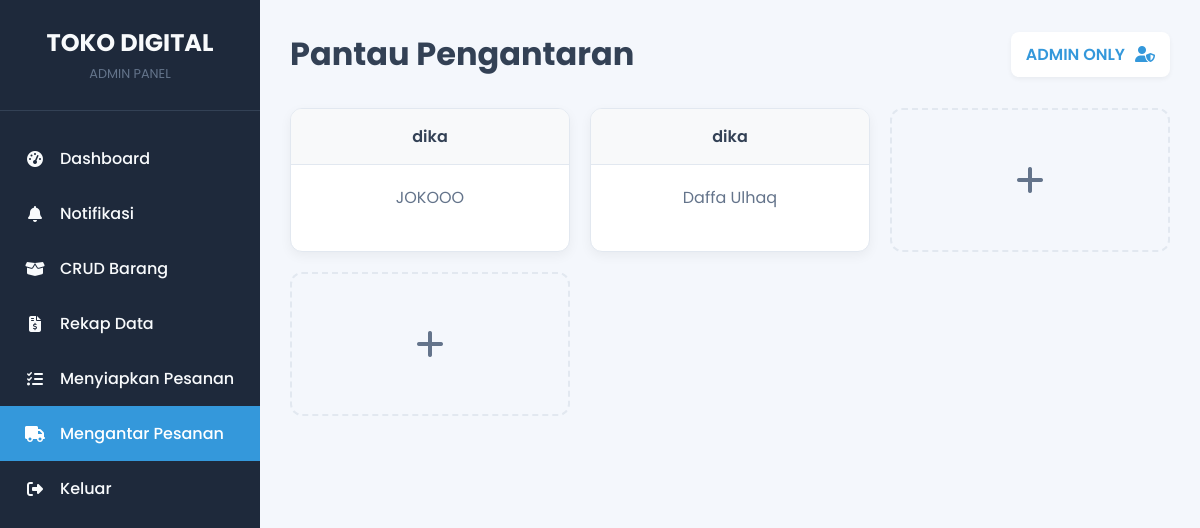
/admin_mengantar.php (signed in), run on the app's committed database.
### tables this page shows
CREATE TABLE `orders` (
  `id` int(11) NOT NULL,
  `no_transaksi` varchar(100) NOT NULL,
  `user_id` int(11) DEFAULT NULL,
  `customer_name` varchar(255) NOT NULL,
  `customer_address` text NOT NULL,
  `total_bayar` int(11) NOT NULL,
  `kode_bayar` varchar(100) NOT NULL,
  `status` enum('pending','processing','ready_for_delivery','shipped','completed','cancelled') NOT NULL DEFAULT 'pending',
  `tanggal` timestamp NOT NULL DEFAULT current_timestamp()
);

CREATE TABLE `users` (
  `id` int(11) NOT NULL,
  `fullname` varchar(255) NOT NULL,
  `email` varchar(255) NOT NULL,
  `password` varchar(255) NOT NULL,
  `role` varchar(50) NOT NULL DEFAULT 'pengguna',
  `created_at` timestamp NOT NULL DEFAULT current_timestamp()
);

### admin_mengantar.php (the view, shortened to what this page needs)
<?php
require_once 'koneksi.php';
include 'admin_header.php';
?>
<main class="main-content">
    <header class="main-header">
        <h1>Pantau Pengantaran</h1>
        <div class="admin-profile"><span>ADMIN ONLY</span><i class="fas fa-user-shield"></i></div>
    </header>
    <section class="delivery-grid">
        <?php
        $query_delivery = "
            SELECT
                u.fullname as courier_name,
                o.customer_name as customer_name
            FROM courier_tasks ct
            JOIN users u ON ct.courier_id = u.id
            JOIN orders o ON ct.order_id = o.id
            WHERE ct.status = 'accepted' AND o.status = 'shipped'
        ";
        $result_delivery = mysqli_query($koneksi, $query_delivery);
        if ($result_delivery && mysqli_num_rows($result_delivery) > 0):
            while($delivery = mysqli_fetch_assoc($result_delivery)):
        ?>
        <div class="delivery-card">
            <div class="delivery-driver"><?php echo htmlspecialchars($delivery['courier_name']); ?></div>
            <div class="delivery-customer"><?php echo htmlspecialchars($delivery['customer_name']); ?></div>
        </div>
        <?php endwhile; else: ?>
            <p>Tidak ada kurir yang sedang mengantar pesanan saat ini.</p>
        <?php endif; ?>
        <div class="delivery-card add-new">
            <i class="fas fa-plus"></i>
        </div>
        <div class="delivery-card add-new">
            <i class="fas fa-plus"></i>
        </div>
    </section>
</main>
<?php include 'admin_footer.php'; ?>

### admin-style.css (style rules this page uses)
:root { --bg-main: #f4f7fc; --bg-sidebar: #1e293b; --text-light: #f8fafc; --text-dark: #334155; --text-muted: #64748b; --border-color: #e2e8f0; --primary-blue: #3498db; --green: #2ecc71; --orange: #f39c12; --red: #e74c3c; --purple: #9b59b6; }
body { margin: 0; font-family: 'Poppins', sans-serif; background-color: var(--bg-main); color: var(--text-dark); }
.main-content { margin-left: 260px; padding: 30px; width: calc(100% - 260px); box-sizing: border-box; }
.main-header { display: flex; justify-content: space-between; align-items: center; margin-bottom: 30px; }
.main-header h1 { margin: 0; font-size: 2rem; }
.date-info, .admin-profile { display: flex; align-items: center; gap: 10px; background-color: #fff; padding: 10px 15px; border-radius: 8px; box-shadow: 0 2px 5px rgba(0,0,0,0.05); }
.admin-profile { font-weight: 600; color: var(--primary-blue); }
.delivery-grid { display: grid; grid-template-columns: repeat(auto-fill, minmax(220px, 1fr)); gap: 20px; }
.delivery-card { background-color: #fff; border-radius: 12px; box-shadow: 0 4px 12px rgba(0,0,0,0.05); border: 1px solid var(--border-color); text-align: center; overflow: hidden; }
.delivery-driver { padding: 15px; font-weight: 600; background-color: #f8f9fa; border-bottom: 1px solid var(--border-color); }
.delivery-customer { padding: 20px; color: var(--text-muted); }
.delivery-card.add-new { display: flex; justify-content: center; align-items: center; min-height: 140px; border: 2px dashed var(--border-color); background: none; box-shadow: none; cursor: pointer; color: var(--text-muted); transition: all 0.2s ease-in-out; }
.delivery-card.add-new i { font-size: 2rem; }

### data on the page
orders: user.fullname "dika", customer_name "JOKOOO"
orders: users.fullname "dika", customer_name "Daffa Ulhaq"
